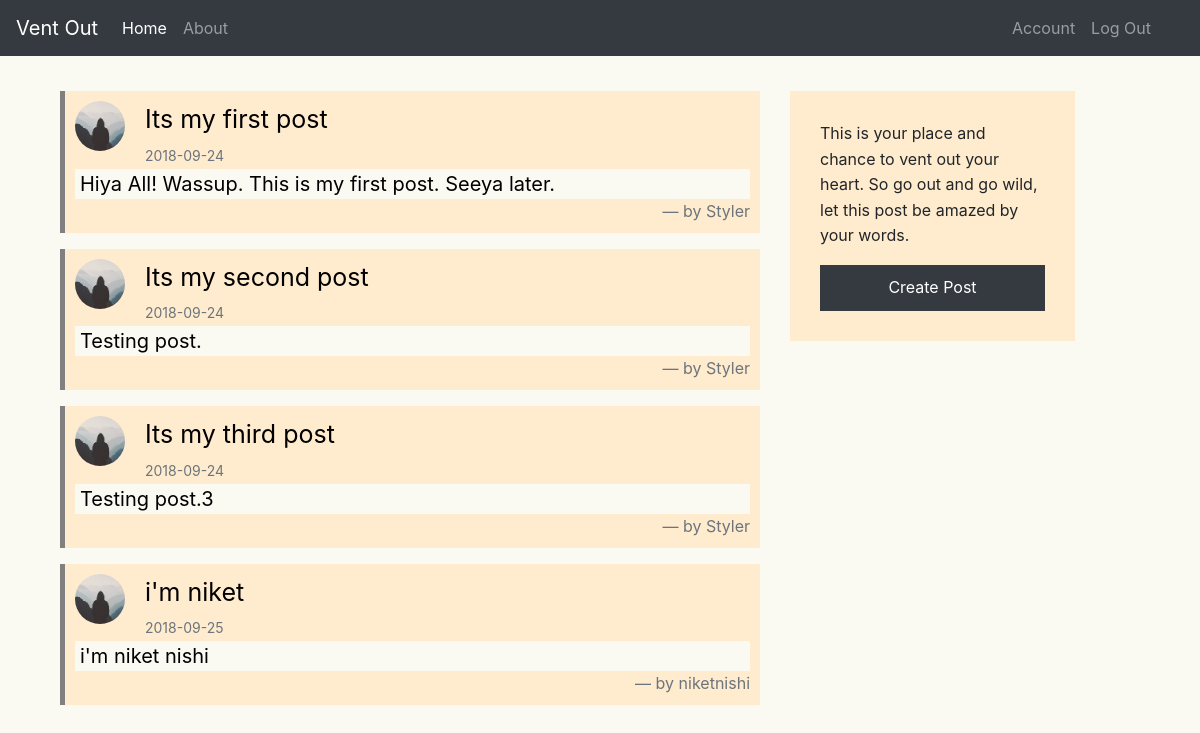
/home (signed in), run on the app's committed database.
### ventout/models.py (models this page shows, shortened)
class Post(db.Model):
    id = db.Column(db.Integer, primary_key=True)
    title = db.Column(db.String(100), nullable=False)
    date_posted = db.Column(db.DateTime, nullable=False,
                            default=datetime.utcnow)
    content = db.Column(db.Text, nullable=False)
    user_id = db.Column(db.Integer, db.ForeignKey('user.id'), nullable=False)

class User(db.Model, UserMixin):
    id = db.Column(db.Integer, primary_key=True)
    username = db.Column(db.String(20), unique=True, nullable=False)
    email = db.Column(db.String(120), unique=True, nullable=False)
    image_file = db.Column(db.String(20), nullable=False,
                           default='default.jpg')
    password = db.Column(db.String(60), nullable=False)
    posts = db.relationship('Post', backref='author', lazy=True)

### ventout/routes.py (the view)
@app.route("/")
@app.route("/home")
def home():
    my_posts = Post.query.all()
    return render_template('home.html', posts=my_posts)

### ventout/models.py (called while the page is built)
@login_manager.user_loader
def load_user(user_id):
    return User.query.get(int(user_id))

### ventout/templates/home.html
{% extends "layout.html" %}
{% block content %}
<div class="container margin-top">
    {% for post in posts %}
    <blockquote class="blockquote">
        <img class="rounded-circle post-image" src="{{ url_for('static', filename='profile_pics/'+post.author.image_file) }}">
        <header class="post-title"><a href="{{ url_for('post',post_id=post.id) }}" style="color:black; text-decoration: none">{{
                post.title }}</a></header><small class="text-muted small">{{
            post.date_posted.strftime('%Y-%m-%d') }}</small>
        <p class="default-background mb-0 post-content" style="padding: 0 5px 0 5px">{{ post.content }}</p>
        <footer class="blockquote-footer">by {{ post.author.username }}</footer>
    </blockquote>
    {% endfor %}
</div>
{% endblock %}

### ventout/static/main.css (style rules this page uses)
.blockquote { border-left: 5px solid gray; padding-left: 35px; background-color: blanchedalmond; color: black; padding: 10px; }
.margin-top { margin-top: 35px; }
.post-image { width: 50px; height: 50px; float: left; margin: 0px 20px 0px 0px; }
.default-background { background-color: #fafaf3; }
.blockquote-footer { text-align: right; }
.small { font-size: 14px; }
.post-title { font-size: 25px; }
.post-content { font-size: 20px; }

### data on the page
Post: image_file (placeholder picture), title "Its my first post", date_posted "2018-09-24", content "Hiya All! Wassup. This is my first post. Seeya later.", author.username "Styler"
Post: image_file (placeholder picture), title "Its my second post", date_posted "2018-09-24", content "Testing post.", author.username "Styler"
Post: image_file (placeholder picture), title "Its my third post", date_posted "2018-09-24", content "Testing post.3", author.username "Styler"
Post: image_file (placeholder picture), title "i'm niket", date_posted "2018-09-25", content "i'm niket nishi", author.username "niketnishi"
